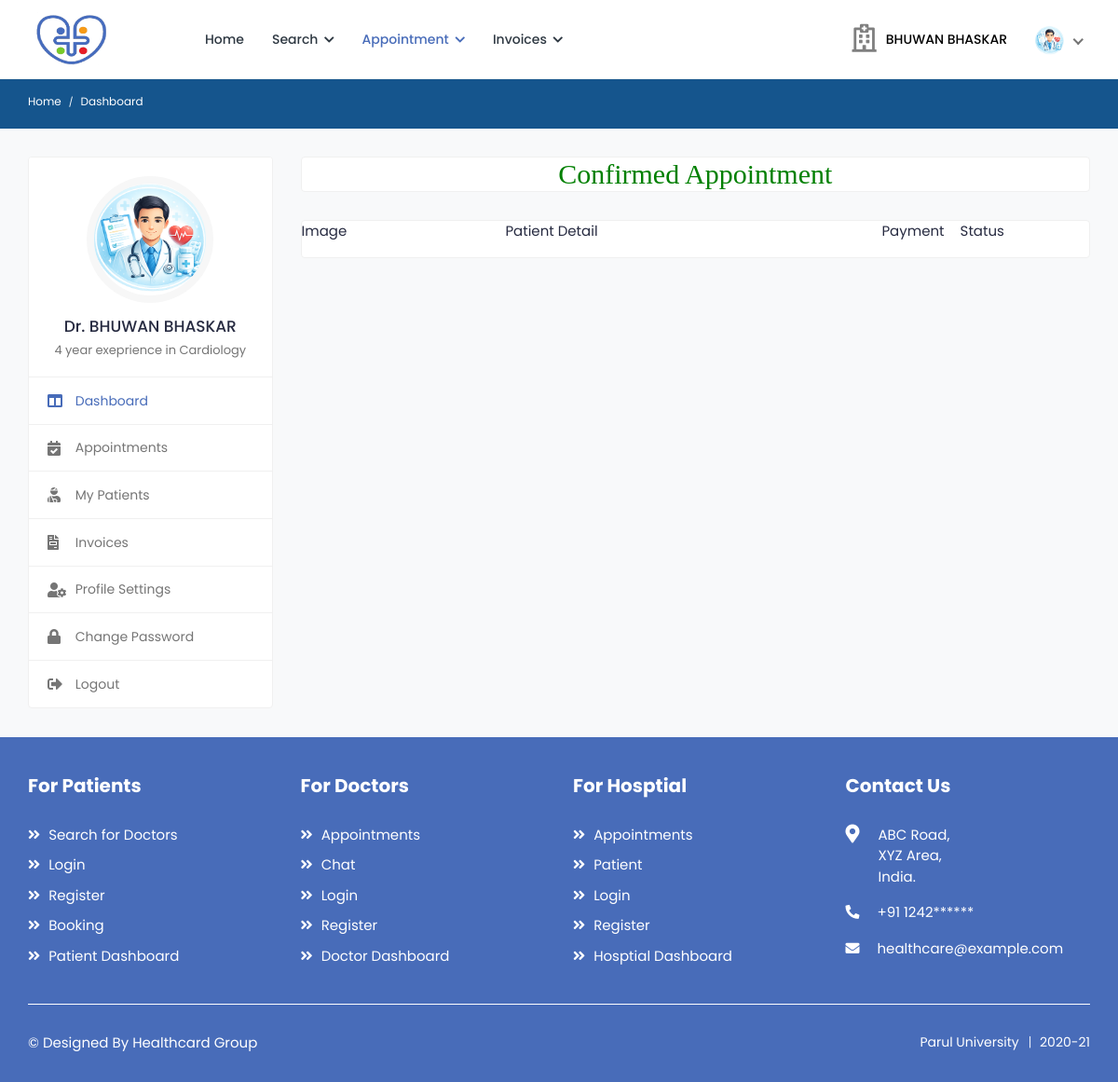
Page /confirmed_d_appointment (signed in) on the earlier database version.
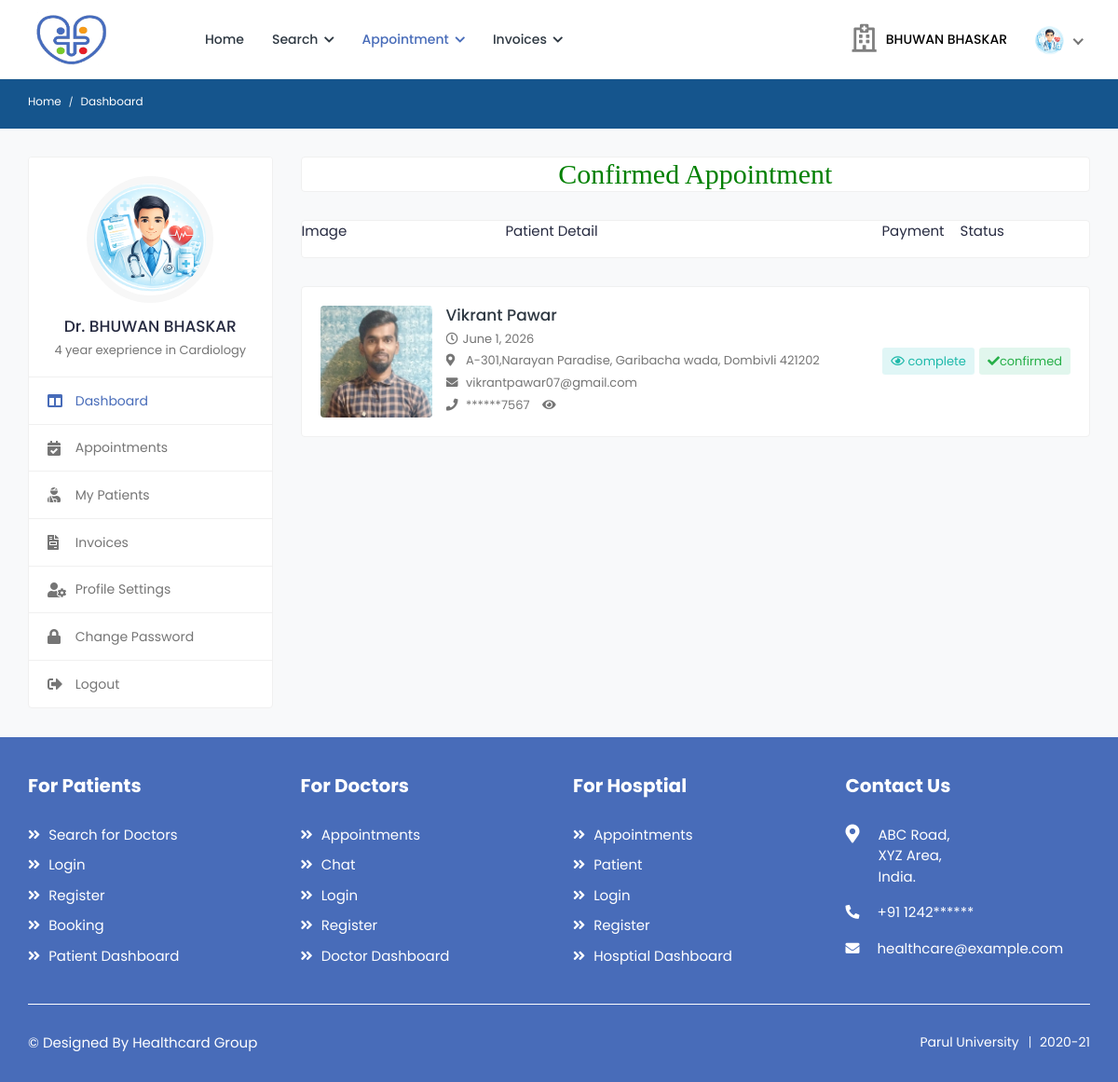
Same page on the later database version.
### health/models.py (models this page shows, shortened)
class Doctor(models.Model):
    status = models.CharField(max_length=100,null=True)
    user = models.ForeignKey(User, on_delete=models.CASCADE, null=True)
    mobile = models.CharField(max_length=10, null=True)
    address = models.CharField(max_length=100, null=True)
    experience = models.CharField(max_length=100, null=True)
    specialist = models.CharField(max_length=100, null=True)
    service = models.CharField(max_length=100, null=True)
    clinic = models.CharField(max_length=100, null=True)
    cl_address = models.CharField(max_length=100, null=True)
    daystiming = models.CharField(max_length=100, null=True)
    timing = models.CharField(max_length=100, null=True)
    price = models.CharField(max_length=100, null=True)
    dob = models.DateField(null=True)
    gender = models.CharField(max_length=100,choices=gender,null=True)
    biography = models.TextField(null=True)
    image = models.FileField(null=True)

class Appointment(models.Model):
    doctor=models.ForeignKey(Doctor, on_delete=models.CASCADE, null=True)
    patient=models.ForeignKey(Patient, on_delete=models.CASCADE, null=True)
    medical=models.ForeignKey(Medical, on_delete=models.CASCADE, null=True)
    a_date=models.DateField(null=True)
    a_timing=models.CharField(max_length=100,null=True)
    status=models.CharField(max_length=100,null=True)
    p_status=models.CharField(max_length=100,null=True)

class Patient(models.Model):
    user = models.ForeignKey(User,on_delete=models.CASCADE,null=True)
    blood_group = models.CharField(max_length=10,choices=blood_group,null=True)
    health_uid = models.CharField(max_length=16,null=True)
    ex_year= models.CharField(max_length=10,null=True)
    ex_month= models.CharField(max_length=10,null=True)
    cvv = models.CharField(max_length=10,null=True)
    mobile = models.CharField(max_length=10,null=True)
    address = models.CharField(max_length=100,null=True)
    card_status = models.CharField(max_length=100,null=True)
    dob = models.DateField(null=True)
    image = models.FileField(null=True)

### health/views.py (the view)
# urls.py: path('confirmed_d_appointment',confirmed_d_appointment,name="confirmed_d_appointment"),
def confirmed_d_appointment(request):
    if not access(request.user):
        messages.success(request,'Update Your Profile and Wait for Verification')
        return redirect('doctor_profile')
    tod=datetime.date.today()
    data=Appointment.objects.filter(doctor=Doctor.objects.get(user=request.user),status="confirmed",a_date__gte=tod)
    d={'data':data}
    return render(request,'doctor/confirmed_d_appoinment.html',d)

### health/views.py (called while the page is built)
def access(user):
    try:
        user = Doctor.objects.get(user=user)
        if user.status == "pending":
            return False
        else:
            return True
    except:
        try:
            user = Medical.objects.get(user=user)
            if user.status == "pending":
                return False
            else:
                return True
        except:
            try:
                user = Hospital.objects.get(user=user)
                if user.status == "pending":
                    return False
                else:
                    return True
            except:
                pass

### health/templates/doctor/confirmed_d_appoinment.html (shortened to what this page needs)
{% extends 'doctor/sidebar.html' %}
{% load static %}
{% block b %}
<h2 style="font-family:roman;color:green" align="center" class="card">Confirmed Appointment</h2>
        <div class="card">
                    <div class="row">
                        <div class="col-3">
                            <p>
                                Image
                            </p>
                        </div>
                            <div class="col-5">
                                <p>
                                    Patient Detail
                                </p>
                            </div>
                        <div class="col-4">
                                    <span style="margin-right:5%;margin-left:15%">
                                        Payment
                                    </span>
                                    <span style="margin-right:6%">
                                        Status
                                    </span>
                            </div>
                        </div>
                    </div>
    {% for i in data %}
        <div class="appointments">
                <div class="appointment-list">
                    <div class="profile-info-widget">
                        <a href="#" class="booking-doc-img">
                            <img src="{{i.patient.image.url}}" alt="User Image">
                        </a>
                        <div class="profile-det-info">
                            <h3><a href="#">{{i.patient.user.first_name}} {{i.patient.user.last_name}}</a></h3>
                            <div class="patient-details">
                                <h5><i class="far fa-clock"></i>{{i.a_date}}</h5>
                                <h5><i class="fas fa-map-marker-alt"></i> {{i.patient.address}}</h5>
                                <h5><i class="fas fa-envelope"></i> {{i.patient.user.email}}</h5>
                                <h5 class="mb-0"><i class="fas fa-phone"></i>
                                   <span class="contact-mask" data-contact="{{ i.patient.mobile }}">
                        ******{{ i.patient.mobile|slice:"-4:" }}
                    </span>
                    <i class="fa fa-eye toggle-contact" style="cursor:pointer;margin-left:10px;"></i>
                                </h5>
                            </div>
                        </div>
                    </div>
                    <div class="appointment-action">
                        <a href="#" class="btn btn-sm bg-info-light" data-toggle="modal" data-target="#appt_details">
                            <i class="far fa-eye"></i> {{i.p_status}}
                        </a>
                        <a href="{% url 'update_status' i.id %}" class="btn btn-sm bg-success-light">
                            <i class="fas fa-check"></i>{{i.status}}
                        </a>
                    </div>
                </div>
            </div>
{% endfor %}
{% endblock %}

### health/templates/doctor/sidebar.html (shortened to what this page needs)
{% extends 'doctor/doctor_navigation.html' %}
{% block body %}
{% load static %}
		<div class="breadcrumb-bar">
				<div class="container-fluid">
					<div class="row align-items-center">
						<div class="col-md-12 col-12">
							<nav aria-label="breadcrumb" class="page-breadcrumb">
								<ol class="breadcrumb">
									<li class="breadcrumb-item"><a href="{% url 'doctor_dashboard' %}">Home</a></li>
									<li class="breadcrumb-item active" aria-current="page">Dashboard</li>
								</ol>
							</nav>
						</div>
					</div>
				</div>
			</div>
			<div class="content">
				<div class="container-fluid">
					<div class="row">
						<div class="col-md-5 col-lg-4 col-xl-3 theiaStickySidebar">
							<div class="profile-sidebar">
								<div class="widget-profile pro-widget-content">
									<div class="profile-info-widget">
										<a href="#" class="booking-doc-img">
											{% if request.user.doctor_set.all.0.image %}
											<img src="{{request.user.doctor_set.all.0.image.url}}" alt="User Image">
											{% endif %}
										</a>
										<div class="profile-det-info">
											<h3>Dr. {{request.user.first_name}} {{request.user.last_name}}</h3>
											<div class="patient-details">
												<h5 class="mb-0">{{request.user.doctor_set.all.0.biography}}</h5>
											</div>
										</div>
									</div>
								</div>
								<div class="dashboard-widget">
									<nav class="dashboard-menu">
										<ul>
											<li class="active">
												<a href="{% url 'doctor_dashboard' %}">
													<i class="fas fa-columns"></i>
													<span>Dashboard</span>
												</a>
											</li>
											<li>
												<a href="{% url 'confirmed_d_appointment' %}">
													<i class="fas fa-calendar-check"></i>
													<span>Appointments</span>
												</a>
											</li>
											<li>
												<a href="{% url 'my_patient' %}">
													<i class="fas fa-user-injured"></i>
													<span>My Patients</span>
												</a>
											</li>
											<li>
												<a href="{% url 'all_patient_appointment' %}">
													<i class="fas fa-file-invoice"></i>
													<span>Invoices</span>
												</a>
											</li>
											<li>
												<a href="{% url 'doctor_profile' %}">
													<i class="fas fa-user-cog"></i>
													<span>Profile Settings</span>
												</a>
											</li>
											<li>
												<a href="{% url 'doctor_change_password' %}">
													<i class="fas fa-lock"></i>
													<span>Change Password</span>
												</a>
											</li>
											<li>
												<a href="{% url 'logout' %}">
													<i class="fas fa-sign-out-alt"></i>
													<span>Logout</span>
												</a>
											</li>
										</ul>
									</nav>
								</div>
							</div>
						</div>
						<div class="col-md-7 col-lg-8 col-xl-9">
                            {% block b %}
                            {% endblock %}
                            </div>
					</div>
				</div>
			</div>
{% endblock %}

### health/templates/doctor/doctor_navigation.html (shortened to what this page needs)
<!DOCTYPE html>
{% load static %}
<html lang="en">
<head>
		<link rel="stylesheet" href="{% static 'user/css/bootstrap.min.css' %}">
		<link rel="stylesheet" href="{% static 'user/plugins/fontawesome/css/fontawesome.min.css' %}">
		<link rel="stylesheet" href="{% static 'user/plugins/fontawesome/css/all.min.css' %}">
		<link rel="stylesheet" href="{% static 'user/css/style.css' %}">
	</head>
	<body>
		<div class="main-wrapper">
			<header class="header">
				<nav class="navbar navbar-expand-lg header-nav">
					<div class="navbar-header">
						<a href="{% url 'home' %}" class="navbar-brand logo">
							<img src="{% static 'user/img/favicon (1).png' %}" class="img-fluid" alt="Logo" style="width:90px;height:60px">
						</a>
					</div>
					<div class="main-menu-wrapper">
						<ul class="main-nav">
							<li>
								<a href="{% url 'doctor_dashboard' %}">Home</a>
							</li>
							<li class="has-submenu">
								<a href="#">Search <i class="fas fa-chevron-down"></i></a>
							</li>
							<li class="has-submenu active">
								<a href="#">Appointment <i class="fas fa-chevron-down"></i></a>
							</li>
							<li class="has-submenu">
								<a href="#">Invoices <i class="fas fa-chevron-down"></i></a>
							</li>
						</ul>
					</div>
					<ul class="nav header-navbar-rht">
						<li class="nav-item contact-item">
							<div class="header-contact-img">
								<i class="far fa-hospital"></i>
							</div>
							<div class="header-contact-detail">
								<p class="contact-info-header"> {{request.user.first_name}} {{request.user.last_name}}</p>
							</div>
						</li>
						<li class="nav-item dropdown has-arrow logged-item">
							<a href="#" class="dropdown-toggle nav-link" data-toggle="dropdown">
								<span class="user-img">
									{% if request.user.doctor_set.all.0.image %}
									<img class="rounded-circle" src="{{request.user.doctor_set.all.0.image.url}}" width="31" alt="Ryan Taylor">
									{% endif %}
								</span>
							</a>
						</li>
					</ul>
				</nav>
			</header>
{% block body %}
{% endblock %}
			<footer class="footer">
				<div class="footer-top">
					<div class="container-fluid">
						<div class="row">
							<div class="col-lg-3 col-md-6">
					<div class="footer-widget footer-menu">
									<h2 class="footer-title">For Patients</h2>
									<ul>
										<li><a href="{% url 'login' %}"><i class="fas fa-angle-double-right"></i> Search for Doctors</a></li>
										<li><a href="{% url 'login' %}"><i class="fas fa-angle-double-right"></i> Login</a></li>
										<li><a href="{% url 'login' %}"><i class="fas fa-angle-double-right"></i> Register</a></li>
										<li><a href="{% url 'login' %}"><i class="fas fa-angle-double-right"></i> Booking</a></li>
										<li><a href="{% url 'login' %}"><i class="fas fa-angle-double-right"></i> Patient Dashboard</a></li>
									</ul>
								</div>
							</div>
							<div class="col-lg-3 col-md-6">
								<div class="footer-widget footer-menu">
									<h2 class="footer-title">For Doctors</h2>
									<ul>
										<li><a href="{% url 'login' %}"><i class="fas fa-angle-double-right"></i> Appointments</a></li>
										<li><a href="{% url 'login' %}"><i class="fas fa-angle-double-right"></i> Chat</a></li>
										<li><a href="{% url 'login' %}"><i class="fas fa-angle-double-right"></i> Login</a></li>
										<li><a href="{% url 'login' %}"><i class="fas fa-angle-double-right"></i> Register</a></li>
										<li><a href="{% url 'login' %}"><i class="fas fa-angle-double-right"></i> Doctor Dashboard</a></li>
									</ul>
								</div>
                             </div>
							<div class="col-lg-3 col-md-6">
								<div class="footer-widget footer-menu">
									<h2 class="footer-title">For Hosptial</h2>
									<ul>
										<li><a href="{% url 'login' %}"><i class="fas fa-angle-double-right"></i> Appointments</a></li>
										<li><a href="{% url 'login' %}"><i class="fas fa-angle-double-right"></i> Patient</a></li>
										<li><a href="{% url 'login' %}"><i class="fas fa-angle-double-right"></i> Login</a></li>
										<li><a href="{% url 'login' %}"><i class="fas fa-angle-double-right"></i> Register</a></li>
										<li><a href="{% url 'login' %}"><i class="fas fa-angle-double-right"></i> Hosptial Dashboard</a></li>
									</ul>
								</div>
								</div>
							<div class="col-lg-3 col-md-6">
								<div class="footer-widget footer-contact">
									<h2 class="footer-title">Contact Us</h2>
									<div class="footer-contact-info">
										<div class="footer-address">
											<span><i class="fas fa-map-marker-alt"></i></span>
											<p> ABC Road,<br> XYZ Area, <br>India. </p>
										</div>
										<p>
											<i class="fas fa-phone-alt"></i>
											+91 1242******
										</p>
										<p class="mb-0">
											<i class="fas fa-envelope"></i>
											healthcare@example.com
										</p>
									</div>
								</div>
							</div>
						</div>
					</div>
				</div>
                <div class="footer-bottom">
					<div class="container-fluid">
						<div class="copyright">
							<div class="row">
								<div class="col-md-6 col-lg-6">
									<div class="copyright-text">
										<p class="mb-0"><a>© Designed By Healthcard Group </a></p>
									</div>
								</div>
								<div class="col-md-6 col-lg-6">
									<div class="copyright-menu">
										<ul class="policy-menu">
											<li><a>Parul University</a></li>
											<li><a>2020-21</a></li>
										</ul>
									</div>
								</div>
							</div>
						</div>
					</div>
				</div>
			</footer>
		</div>
	</body>
</html>

Differences in the rows shown:
added Appointment: patient.image (picture), patient.user.first_name "Vikrant", patient.user.last_name "Pawar", a_date "June 1, 2026", patient.address "A-301,Narayan Paradise, Garibacha wada, Dombivli 421202", patient.user.email "vikrantpawar07@gmail.com", patient.mobile "7567", p_status "complete", status "confirmed"
